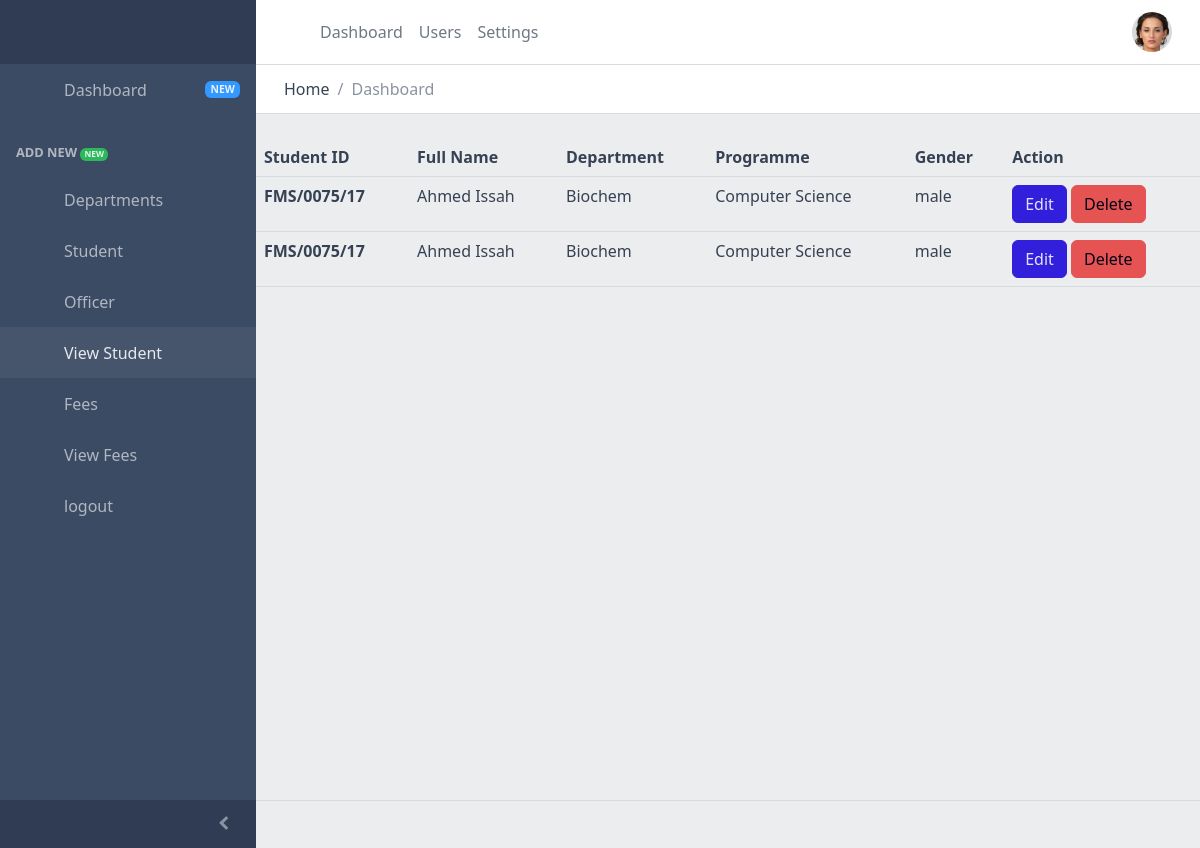
The app's page /view-students.php (signed in), older data.
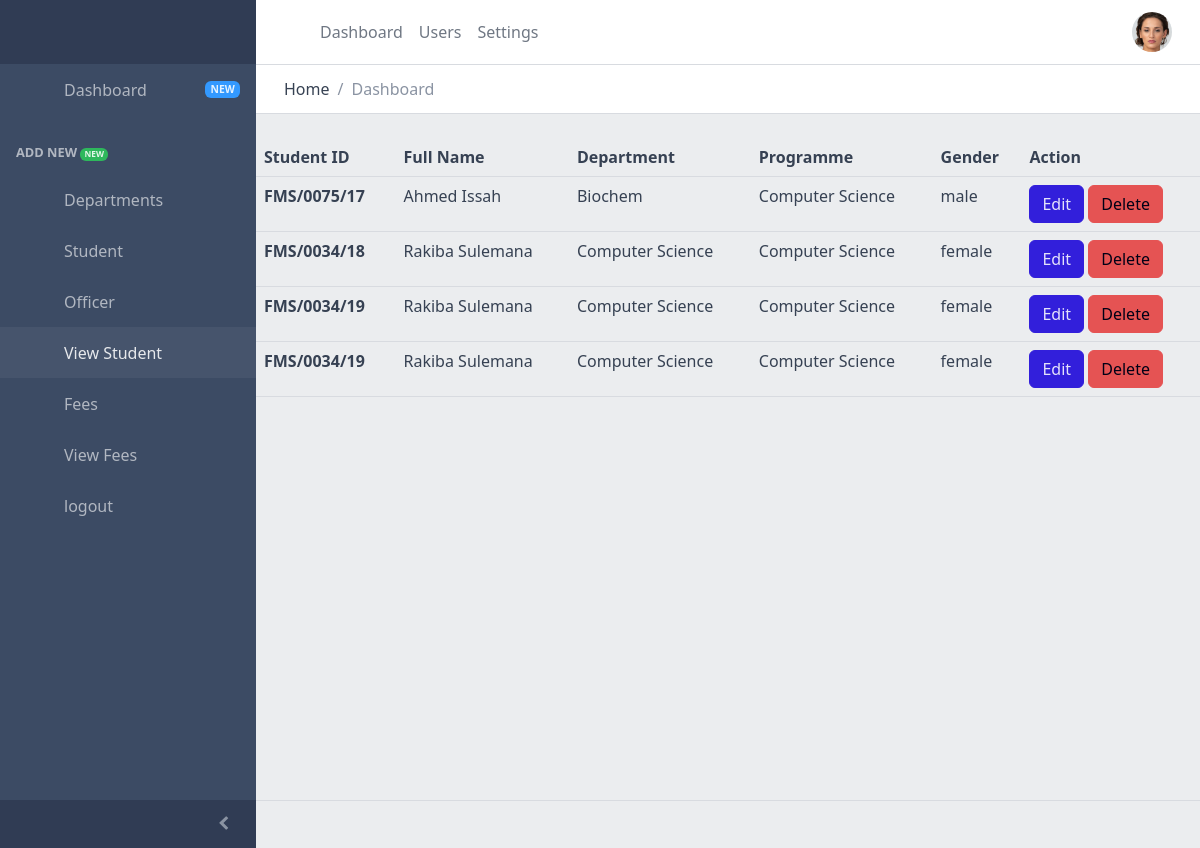
The same page, newer data.
### tables this page shows
CREATE TABLE `students` (
  `id` int(11) NOT NULL,
  `studentid` varchar(255) NOT NULL,
  `studentfullname` varchar(255) NOT NULL,
  `studentdepartment` varchar(255) NOT NULL,
  `studentprogramme` varchar(255) NOT NULL,
  `date` varchar(255) NOT NULL,
  `gender` varchar(255) NOT NULL,
  `password` varchar(255) NOT NULL,
  `studentclearancestatus` varchar(11) NOT NULL,
  `profilepic` varchar(255) NOT NULL,
  `computerlab` int(11) NOT NULL,
  `accountant` int(11) NOT NULL,
  `librarian` int(11) NOT NULL,
  `sportscoach` int(11) NOT NULL,
  `laboratory` int(11) NOT NULL,
  `deanincharge` int(11) NOT NULL,
  `halltutor` int(11) NOT NULL,
  `status` int(11) NOT NULL
);

### view-students.php (the view, shortened to what this page needs)
<link rel="stylesheet" type="text/css" href="https://cdn.datatables.net/1.12.1/css/jquery.dataTables.css">
<link rel="stylesheet" href="https://cdn.datatables.net/1.12.1/css/jquery.dataTables.min.css">
<link rel="stylesheet" href="https://cdn.datatables.net/1.12.1/css/dataTables.bootstrap4.min.css">
<link rel="stylesheet" href="https://cdn.datatables.net/1.12.1/js/jquery.dataTables.min.js">
<link rel="stylesheet" href="https://cdn.datatables.net/1.12.1/js/dataTables.bootstrap4.min.js">
<link href="https://cdn.jsdelivr.net/npm/bootstrap@5.2.1/dist/css/bootstrap.min.css" rel="stylesheet">
<?php require_once("./includes/head-ui.php");?>
  <body>
<?php require_once("./includes/side-bar-ui.php");?>
    <?php require_once("./includes/header-ui.php");?>
    <table id="datatableid" class="table">
  <thead>
    <tr>
      <th scope="col">Student ID</th>
      <th scope="col">Full Name</th>
      <th scope="col">Department</th>
      <th scope="col">Programme</th>
      <th scope="col">Gender</th>
      <th scope="col">Action</th>
    </tr>
  </thead>
  <tbody>
    <?php
        require_once("./config.php");
        $sqlInsert = "SELECT * FROM students";
        $statement = $conn->prepare($sqlInsert);
        $results = $statement->execute();
        $row = $statement->rowCount();
        $columns = $statement->fetchAll();
        if($results){
           if($row > 0){
            foreach($columns as $column){
                $id = $column['id'];
                $studentid = $column['studentid'];
                $studentfullname = $column['studentfullname'];
                $studentdepartment = $column['studentdepartment'];
                $studentprogramme = $column['studentprogramme'];
                $gender = $column['gender'];
                echo "
                <tr>
                    <th scope='row'>{$studentid}</th>
                    <td>{$studentfullname}</td>
                    <td>{$studentdepartment}</td>
                    <td>{$studentprogramme}</td>
                    <td>{$gender}</td>
                    <td>
                        <a href='edit-student.php?id={$id}' class='btn btn-primary'>Edit</a>
                        <a href='delete.php?id={$id}' class='btn btn-danger'>Delete</a>
                    </td>
                </tr>
                ";
            }
           } else{
            echo "
            <tr class='text-primary'>Sorry!! No data!!</th>
            ";
           }
        } else{
            $_SESSION['message'] = "Sorry! Something went wrong";
            $_SESSION['alert'] = "alert alert-danger";
        }
    ;?>
  </tbody>
</table>
          </div>
     <?php require_once("./includes/footer-ui.php");?>
     <?php require_once("./includes/bottom-files.php");?>

### includes/head-ui.php (shortened to what this page needs)
<!DOCTYPE html>
<html lang="en">
  <head>
    <link rel="stylesheet" href="vendors/simplebar/css/simplebar.css">
    <link rel="stylesheet" href="css/vendors/simplebar.css">
    <link href="css/style.css" rel="stylesheet">
    <link rel="stylesheet" href="https://cdn.jsdelivr.net/npm/prismjs@1.23.0/themes/prism.css">
    <link href="css/examples.css" rel="stylesheet">
    <link href="vendors/@coreui/chartjs/css/coreui-chartjs.css" rel="stylesheet">
  </head>

### includes/side-bar-ui.php (shortened to what this page needs)
<div class="sidebar sidebar-dark sidebar-fixed" id="sidebar">
<div class="sidebar-brand d-none d-md-flex">
  <svg class="sidebar-brand-full" width="118" height="46" alt="CoreUI Logo">
    <use xlink:href="assets/brand/coreui.svg#full"></use>
  </svg>
</div>
<ul class="sidebar-nav" data-coreui="navigation" data-simplebar="">
  <li class="nav-item"><a class="nav-link" href="index.html">
      <svg class="nav-icon">
        <use xlink:href="vendors/@coreui/icons/svg/free.svg#cil-speedometer"></use>
      </svg> Dashboard<span class="badge badge-sm bg-info ms-auto">NEW</span></a></li>
  <li class="nav-title">ADD NEW <span class="badge badge-sm bg-success ms-auto">NEW</span></li>
  <li class="nav-item"><a class="nav-link" href="././add-department.php">
      <svg class="nav-icon">
        <use xlink:href="vendors/@coreui/icons/svg/free.svg#cil-cursor"></use>
      </svg> Departments</a></li>
  <li class="nav-item"><a class="nav-link" href="././add-student.php">
      <svg class="nav-icon">
        <use xlink:href="vendors/@coreui/icons/svg/free.svg#cil-pencil"></use>
      </svg> Student</a></li>
   <li class="nav-item"><a class="nav-link" href="././add-officer.php">
      <svg class="nav-icon">
        <use xlink:href="vendors/@coreui/icons/svg/free.svg#cil-notes"></use>
      </svg> Officer</a></li>
      <li class="nav-item"><a class="nav-link" href="././view-students.php">
      <svg class="nav-icon">
        <use xlink:href="vendors/@coreui/icons/svg/free.svg#cil-notes"></use>
      </svg> View Student</a></li>
      <li class="nav-item"><a class="nav-link" href="././add-fees.php">
      <svg class="nav-icon">
        <use xlink:href="vendors/@coreui/icons/svg/free.svg#cil-layers"></use>
      </svg> Fees</a></li>
      <li class="nav-item"><a class="nav-link" href="././view-fees.php">
      <svg class="nav-icon">
        <use xlink:href="vendors/@coreui/icons/svg/free.svg#cil-layers"></use>
      </svg>View Fees</a></li>
      <li class="nav-item"><a class="nav-link" href="././logout.php">
      <svg class="nav-icon">
        <use xlink:href="vendors/@coreui/icons/svg/free.svg#cil-layers"></use>
      </svg>logout</a></li>
</ul>
<button class="sidebar-toggler" type="button" data-coreui-toggle="unfoldable"></button>
</div>

### includes/header-ui.php (shortened to what this page needs)
<div class="wrapper d-flex flex-column min-vh-100 bg-light">
      <header class="header header-sticky mb-4">
        <div class="container-fluid">
          <button class="header-toggler px-md-0 me-md-3" type="button" onclick="coreui.Sidebar.getInstance(document.querySelector('#sidebar')).toggle()">
            <svg class="icon icon-lg">
              <use xlink:href="vendors/@coreui/icons/svg/free.svg#cil-menu"></use>
            </svg>
          </button>
          <ul class="header-nav d-none d-md-flex">
            <li class="nav-item"><a class="nav-link" href="#">Dashboard</a></li>
            <li class="nav-item"><a class="nav-link" href="#">Users</a></li>
            <li class="nav-item"><a class="nav-link" href="#">Settings</a></li>
          </ul>
          <ul class="header-nav ms-auto">
            <li class="nav-item"><a class="nav-link" href="#">
                <svg class="icon icon-lg">
                  <use xlink:href="vendors/@coreui/icons/svg/free.svg#cil-bell"></use>
                </svg></a></li>
            <li class="nav-item"><a class="nav-link" href="#">
                <svg class="icon icon-lg">
                  <use xlink:href="vendors/@coreui/icons/svg/free.svg#cil-list-rich"></use>
                </svg></a></li>
            <li class="nav-item"><a class="nav-link" href="#">
                <svg class="icon icon-lg">
                  <use xlink:href="vendors/@coreui/icons/svg/free.svg#cil-envelope-open"></use>
                </svg></a></li>
          </ul>
          <ul class="header-nav ms-3">
            <li class="nav-item dropdown"><a class="nav-link py-0" data-coreui-toggle="dropdown" href="#" role="button" aria-haspopup="true" aria-expanded="false">
                <div class="avatar avatar-md"><img class="avatar-img" src="assets/img/avatars/8.jpg" alt="user@email.com"></div>
              </a>
            </li>
          </ul>
        </div>
        <div class="header-divider"></div>
        <div class="container-fluid">
          <nav aria-label="breadcrumb">
            <ol class="breadcrumb my-0 ms-2">
              <li class="breadcrumb-item">
                <span>Home</span>
              </li>
              <li class="breadcrumb-item active"><span>Dashboard</span></li>
            </ol>
          </nav>
        </div>
      </header>

### includes/footer-ui.php (shortened to what this page needs)
<footer class="footer">
</footer>
</body>
</html>

### includes/bottom-files.php (shortened to what this page needs)
</body>
</html>

Row changes from the older to the newer data that the page shows:
removed students: studentid "FMS/0075/17", studentfullname "Ahmed Issah", studentdepartment "Biochem", studentprogramme "Computer Science", gender "male"
added students: studentid "FMS/0034/18", studentfullname "Rakiba Sulemana", studentdepartment "Computer Science", studentprogramme "Computer Science", gender "female"
added students: studentid "FMS/0034/19", studentfullname "Rakiba Sulemana", studentdepartment "Computer Science", studentprogramme "Computer Science", gender "female"
added students: studentid "FMS/0034/19", studentfullname "Rakiba Sulemana", studentdepartment "Computer Science", studentprogramme "Computer Science", gender "female"
